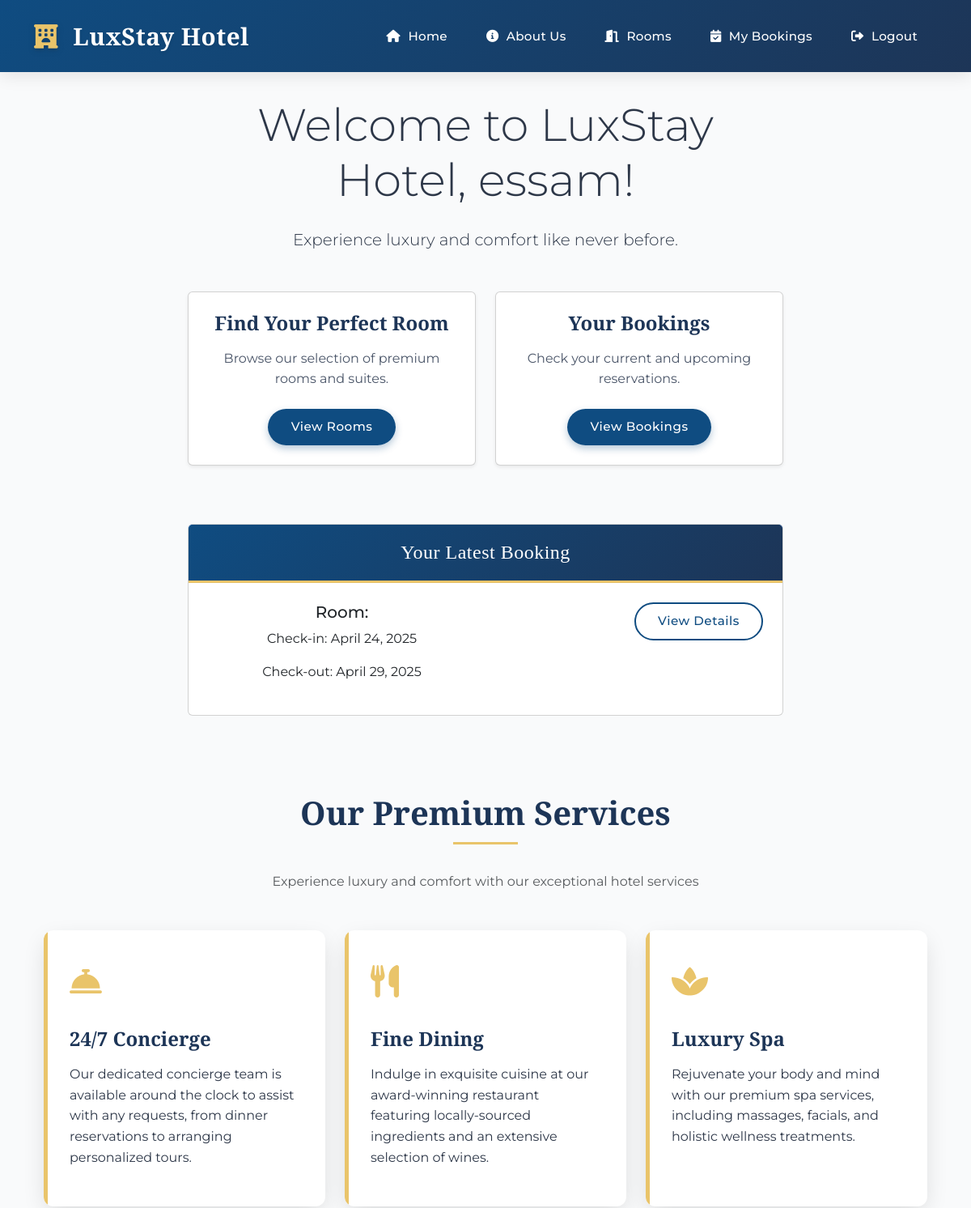
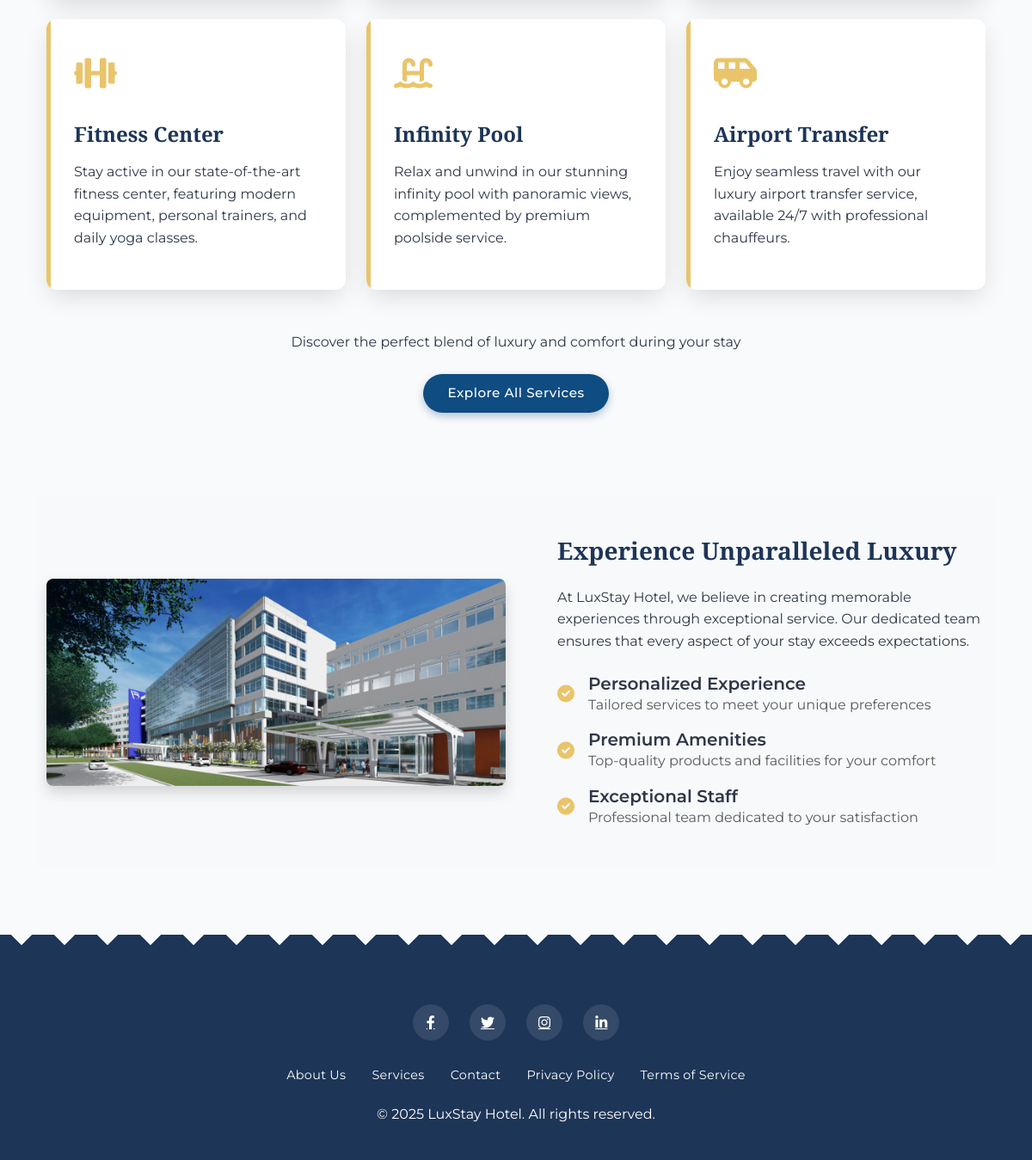
Screenshot of / (signed in) with the database file from the repository (2 pictures, top to bottom).
### models.py (models this page shows, shortened)
class User(db.Model, UserMixin):
    __tablename__ = 'users'
    id = db.Column(db.Integer, primary_key=True)
    name = db.Column(db.String(100), nullable=False)
    email = db.Column(db.String(100), unique=True, nullable=False)
    password = db.Column(db.String(200), nullable=False)
    phone = db.Column(db.String(20))
    role = db.Column(db.String(20), default='customer')
    bookings = db.relationship('Booking', backref='user', lazy=True)
    reviews = db.relationship('Review', backref='user', lazy=True)

class Booking(db.Model):
    __tablename__ = 'bookings'
    b_id = db.Column(db.Integer, primary_key=True)
    user_id = db.Column(db.Integer, db.ForeignKey('users.id'), nullable=False)
    room_id = db.Column(db.Integer, db.ForeignKey('rooms.r_id'), nullable=False)
    check_in_date = db.Column(db.Date, nullable=False)
    check_out_date = db.Column(db.Date, nullable=False)
    status = db.Column(db.String(20), default='confirmed')

### routes.py (the view)
@app.route('/')
@login_required
def home():
    booking = Booking.query.filter_by(user_id=current_user.id).order_by(Booking.check_in_date.desc()).first()
    return render_template('home.html', booking=booking)

### routes.py (called while the page is built)
@login_manager.user_loader
def load_user(user_id):
    return User.query.get(int(user_id))

### templates/home.html (shortened to what this page needs)
{% extends "base.html" %}
{% block content %}
<div class="row">
    <div class="col-md-8 mx-auto text-center">
        <h1 class="display-4 mb-4">Welcome to LuxStay Hotel, {{ current_user.name }}!</h1>
        <p class="lead">Experience luxury and comfort like never before.</p>
        <div class="row mt-5">
            <div class="col-md-6">
                <div class="card mb-4 shadow-sm">
                    <div class="card-body">
                        <h3 class="card-title">Find Your Perfect Room</h3>
                        <p class="card-text">Browse our selection of premium rooms and suites.</p>
                        <a href="{{ url_for('rooms') }}" class="btn btn-primary">View Rooms</a>
                    </div>
                </div>
            </div>
            <div class="col-md-6">
                <div class="card mb-4 shadow-sm">
                    <div class="card-body">
                        <h3 class="card-title">Your Bookings</h3>
                        <p class="card-text">Check your current and upcoming reservations.</p>
                        <a href="{{ url_for('my_bookings') }}" class="btn btn-primary">View Bookings</a>
                    </div>
                </div>
            </div>
        </div>
        {% if booking %}
        <div class="card mt-5">
            <div class="card-header bg-primary text-white">
                <h4 class="mb-0">Your Latest Booking</h4>
            </div>
            <div class="card-body">
                <div class="row">
                    <div class="col-md-6">
                        <h5>Room: {{ booking.room.name }}</h5>
                        <p>Check-in: {{ booking.check_in_date.strftime('%B %d, %Y') }}</p>
                        <p>Check-out: {{ booking.check_out_date.strftime('%B %d, %Y') }}</p>
                    </div>
                    <div class="col-md-6 text-md-end">
                        <a href="{{ url_for('my_bookings') }}" class="btn btn-outline-primary">View Details</a>
                    </div>
                </div>
            </div>
        </div>
        {% endif %}
    </div>
</div>
<section class="services-section py-5 my-5">
<div class="container">
    <div class="text-center mb-5">
        <h2 class="section-title">Our Premium Services</h2>
        <p class="text-muted">Experience luxury and comfort with our exceptional hotel services</p>
    </div>
    <div class="row g-4">
        <div class="col-lg-4 col-md-6" data-aos="fade-up" data-aos-delay="100">
            <div class="feature-box">
                <div class="feature-icon">
                    <i class="fas fa-concierge-bell"></i>
                </div>
                <h3 class="feature-title">24/7 Concierge</h3>
                <p>Our dedicated concierge team is available around the clock to assist with any requests, from dinner reservations to arranging personalized tours.</p>
            </div>
        </div>
        <div class="col-lg-4 col-md-6" data-aos="fade-up" data-aos-delay="200">
            <div class="feature-box">
                <div class="feature-icon">
                    <i class="fas fa-utensils"></i>
                </div>
                <h3 class="feature-title">Fine Dining</h3>
                <p>Indulge in exquisite cuisine at our award-winning restaurant featuring locally-sourced ingredients and an extensive selection of wines.</p>
            </div>
        </div>
        <div class="col-lg-4 col-md-6" data-aos="fade-up" data-aos-delay="300">
            <div class="feature-box">
                <div class="feature-icon">
                    <i class="fas fa-spa"></i>
                </div>
                <h3 class="feature-title">Luxury Spa</h3>
                <p>Rejuvenate your body and mind with our premium spa services, including massages, facials, and holistic wellness treatments.</p>
            </div>
        </div>
        <div class="col-lg-4 col-md-6" data-aos="fade-up" data-aos-delay="400">
            <div class="feature-box">
                <div class="feature-icon">
                    <i class="fas fa-dumbbell"></i>
                </div>
                <h3 class="feature-title">Fitness Center</h3>
                <p>Stay active in our state-of-the-art fitness center, featuring modern equipment, personal trainers, and daily yoga classes.</p>
            </div>
        </div>
        <div class="col-lg-4 col-md-6" data-aos="fade-up" data-aos-delay="500">
            <div class="feature-box">
                <div class="feature-icon">
                    <i class="fas fa-swimming-pool"></i>
                </div>
                <h3 class="feature-title">Infinity Pool</h3>
                <p>Relax and unwind in our stunning infinity pool with panoramic views, complemented by premium poolside service.</p>
            </div>
        </div>
        <div class="col-lg-4 col-md-6" data-aos="fade-up" data-aos-delay="600">
            <div class="feature-box">
                <div class="feature-icon">
                    <i class="fas fa-shuttle-van"></i>
                </div>
                <h3 class="feature-title">Airport Transfer</h3>
                <p>Enjoy seamless travel with our luxury airport transfer service, available 24/7 with professional chauffeurs.</p>
            </div>
        </div>
    </div>
    <div class="text-center mt-5" data-aos="fade-up" data-aos-delay="700">
        <p class="mb-4">Discover the perfect blend of luxury and comfort during your stay</p>
        <a href="#" class="btn btn-primary">Explore All Services</a>
    </div>
</div>
</section>
<section class="service-highlights py-5 bg-light">
<div class="container">
    <div class="row align-items-center">
        <div class="col-lg-6" data-aos="fade-right">
            <img src="static/images/hotel.jpg" alt="Premium Services" class="img-fluid rounded-3 shadow" style="object-fit: cover;">
        </div>
        <div class="col-lg-6 ps-lg-5 mt-4 mt-lg-0" data-aos="fade-left">
            <h3 class="mb-4" style="font-family: 'Cormorant Garamond', serif; font-weight: 700; color: var(--secondary-color);">Experience Unparalleled Luxury</h3>
            <p class="mb-4">At LuxStay Hotel, we believe in creating memorable experiences through exceptional service. Our dedicated team ensures that every aspect of your stay exceeds expectations.</p>
            <div class="d-flex align-items-center mb-3">
                <div class="me-3" style="color: var(--accent-color);"><i class="fas fa-check-circle fa-lg"></i></div>
                <div>
                    <h5 class="mb-0" style="font-weight: 600;">Personalized Experience</h5>
                    <p class="mb-0 text-muted">Tailored services to meet your unique preferences</p>
                </div>
            </div>
            <div class="d-flex align-items-center mb-3">
                <div class="me-3" style="color: var(--accent-color);"><i class="fas fa-check-circle fa-lg"></i></div>
                <div>
                    <h5 class="mb-0" style="font-weight: 600;">Premium Amenities</h5>
                    <p class="mb-0 text-muted">Top-quality products and facilities for your comfort</p>
                </div>
            </div>
            <div class="d-flex align-items-center">
                <div class="me-3" style="color: var(--accent-color);"><i class="fas fa-check-circle fa-lg"></i></div>
                <div>
                    <h5 class="mb-0" style="font-weight: 600;">Exceptional Staff</h5>
                    <p class="mb-0 text-muted">Professional team dedicated to your satisfaction</p>
                </div>
            </div>
        </div>
    </div>
</div>
</section>
{% endblock %}

### templates/base.html (style rules this page uses)
:root { --primary-color: #0f4c81; --secondary-color: #1d3557; --accent-color: #e9c46a; --accent-hover: #f1d78e; --light-bg: #f8fafc; --dark-text: #2d3748; --light-text: #ffffff; --border-radius: 12px; --box-shadow: 0 10px 30px -5px rgba(0, 0, 0, 0.15); --transition: all 0.4s cubic-bezier(0.165, 0.84, 0.44, 1); }
body { font-family: 'Montserrat', sans-serif; color: var(--dark-text); background-color: #f9fafb; line-height: 1.6; overflow-x: hidden; }
.card-header { background: linear-gradient(135deg, var(--primary-color), var(--secondary-color)); color: var(--light-text); font-weight: 600; padding: 1.25rem; border-bottom: 3px solid var(--accent-color); font-family: 'Cormorant Garamond', serif; font-size: 1.3rem; letter-spacing: 0.5px; }
.card-body { padding: 1.5rem; }
.card-title { font-family: 'Cormorant Garamond', serif; font-weight: 700; font-size: 1.5rem; margin-bottom: 1rem; color: var(--secondary-color); }
.card-text { color: #4a5568; margin-bottom: 1.5rem; }
.btn-primary { background: linear-gradient(135deg, var(--primary-color), var(--primary-color)); border: none; padding: 0.7rem 1.8rem; border-radius: 30px; transition: var(--transition); font-weight: 500; position: relative; overflow: hidden; z-index: 1; font-size: 0.95rem; letter-spacing: 0.5px; box-shadow: 0 4px 10px rgba(15, 76, 129, 0.3); }
.btn-primary:before { content: ''; position: absolute; top: 0; left: 0; width: 100%; height: 100%; background: linear-gradient(135deg, var(--secondary-color), var(--secondary-color)); transition: var(--transition); z-index: -1; opacity: 0; }
.btn-outline-primary { color: var(--primary-color); border: 2px solid var(--primary-color); border-radius: 30px; transition: var(--transition); font-weight: 500; padding: 0.65rem 1.7rem; position: relative; z-index: 1; overflow: hidden; font-size: 0.95rem; letter-spacing: 0.5px; }
.btn-outline-primary:before { content: ''; position: absolute; top: 0; left: 0; width: 100%; height: 100%; background-color: var(--primary-color); transition: var(--transition); z-index: -1; transform: scaleX(0); transform-origin: right; }
.section-title { position: relative; margin-bottom: 3rem; font-family: 'Cormorant Garamond', serif; font-weight: 700; display: inline-block; font-size: 2.5rem; color: var(--secondary-color); }
.section-title:after { content: ''; position: absolute; width: 80px; height: 3px; background-color: var(--accent-color); bottom: -15px; left: 0; }
.text-center .section-title:after { left: 50%; transform: translateX(-50%); }
.feature-box { padding: 2rem; border-radius: var(--border-radius); background-color: white; box-shadow: var(--box-shadow); height: 100%; transition: var(--transition); position: relative; overflow: hidden; z-index: 1; }
.feature-box:before { content: ''; position: absolute; top: 0; left: 0; width: 5px; height: 100%; background-color: var(--accent-color); transition: var(--transition); }
.feature-icon { font-size: 2.5rem; color: var(--accent-color); margin-bottom: 1.5rem; }
.feature-title { font-family: 'Cormorant Garamond', serif; font-weight: 700; margin-bottom: 1rem; font-size: 1.5rem; color: var(--secondary-color); }

### rows the page displays
User: name "essam"
Booking: check_in_date "April 24, 2025", check_out_date "April 29, 2025"
